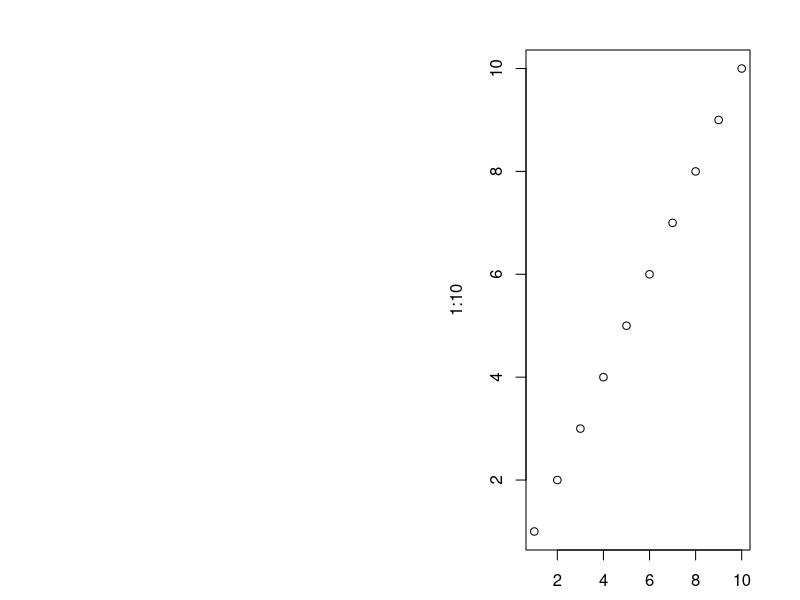

Reproduce this figure in R.
# Demonstrate RStudio problem with margins.
#
# GOAL: create a 1-inch wide plot, near right edge of plot area, with a 0.5 inch margin
# at bottom, right, and top.
#
# MACHINE: OSX (macbook pro, retina, 13-inch)
#
# TEST 1: APP 2: R 3.2.3 GUI 1.66 Mavericks build (7060)
# RESULT 1: plot is as expected
#    > print(pin)
#    [1] 3.76 3.16
#    > print(mai)
#    [1] 0.50 2.26 0.50 0.50
#    > par('mai')
#    [1] 1.02 0.82 0.82 0.42
#    > par('csi')
#    [1] 0.2
#    > par('cra')
#    [1] 10.8 14.4
#    > par('mai')
#    [1] 0.50 2.26 0.50 0.50
#
# TEST 2: RStudio 0.99.842
# RESULT 2: no plot; instead the error 'figure margins too large'
#    > print(pin)
#    [1] 12.121111  4.951667
#    > print(mai)
#    [1]  0.50000 10.62111  0.50000  0.50000
#    > par('mai')
#    [1] 1.02 0.82 0.82 0.42
#    > par('csi')
#    [1] 0.2
#    > par('cra')
#    [1] 10.8 14.4
#    > par('mai')
#    [1]  0.50000 10.62111  0.50000  0.50000

m <- 0.5 # margin at bottom, top, and right
w <- 1.0 # inside width of plot
pin <- par('pin')
mai <- c(m, pin[1] - w - m, m, m)
print(pin)
print(mai)
par('mai')
par('csi')
par('cra')
par(mai=mai)
par('mai')
plot(1:10, 1:10)

